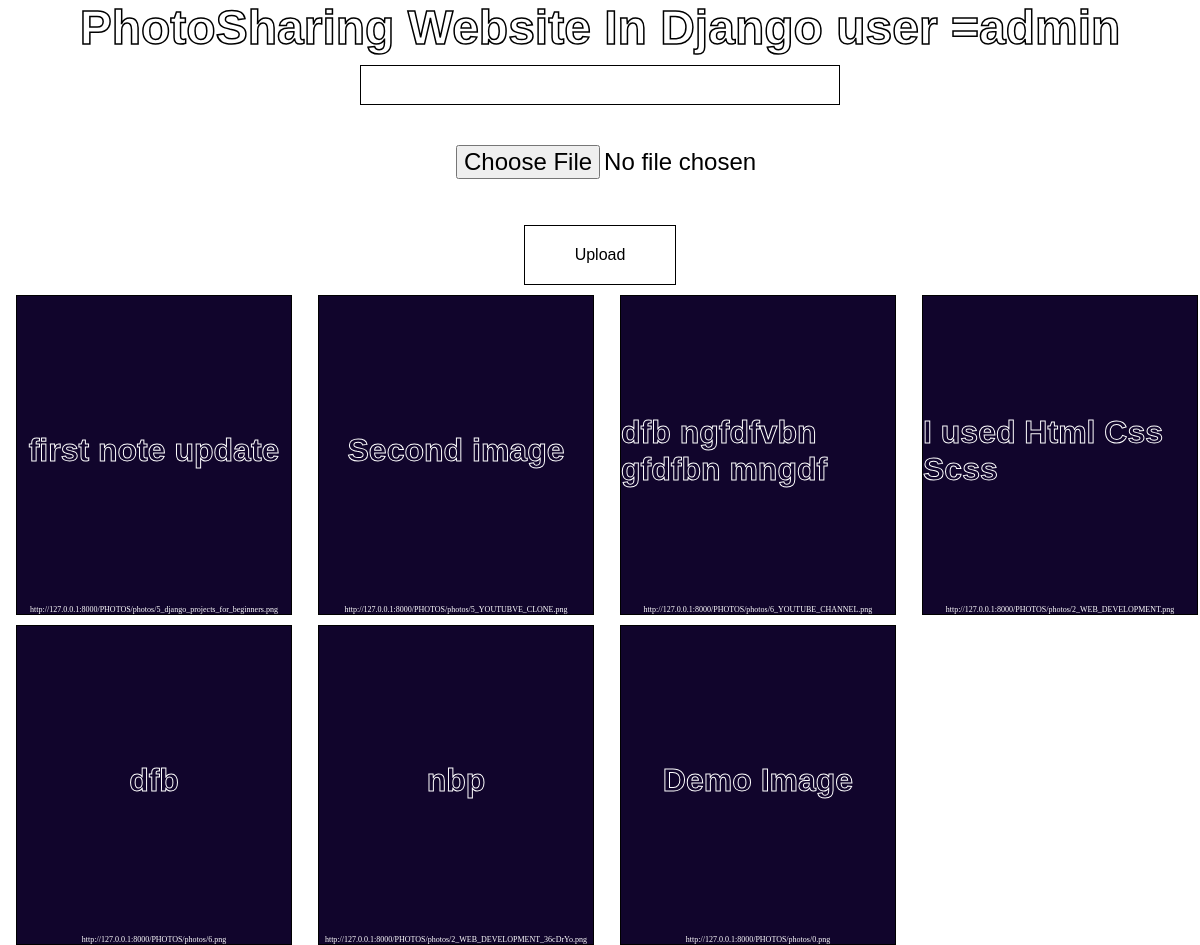
Screenshot of / (signed in) with the database file from the repository.
### photo/models.py (models this page shows)
class photos(models.Model):
    image = models.ImageField(upload_to="photos/")
    title = models.CharField(max_length=255)
    user = models.ForeignKey(User,on_delete=models.CASCADE)

### photo/views.py (the view)
# urls.py: path("",views.index,name="index"),
def index(request):
    if request.method == 'POST':
        file = request.FILES['file']
        title = request.POST['title']
        if file and title:
            file = photos.objects.create(image=file,title=title,user=request.user)
    Photos = photos.objects.filter(user=request.user)
    return render(request,'index.html',{'Photos':Photos})

### photo/templates/index.html (shortened to what this page needs)
<!DOCTYPE html>
{% load static %}
<html lang="en">
<head>
    <link rel="stylesheet" href="{% static './index.css' %}">
</head>
<body>
    <h1>PhotoSharing Website In Django user ={{user}}</h1>
    <form action="" method="POST" enctype='multipart/form-data'>
        <input type="text" name="title" id="text">
        <input type="file" name="file" id="file">
        <button type="submit">Upload</button>
    </form>
    <div class="container">
    {% for i in Photos %}
        <div class="img">
            <h3 class="title">{{i.title}}</h3>
            <a href="{{i.image.url}}">http://127.0.0.1:8000{{i.image.url}}</a>
        </div>
       {% endfor %}
    </div>
</body>
</html>

### photo/static/index.css (style rules this page uses)
* { margin: 0; padding: 0; box-sizing: border-box; }
body { overflow-x: hidden; background-color: #fff; }
h1 { text-align: center; font-family: Impact, Haettenschweiler, 'Arial Narrow Bold', sans-serif; font-weight: bolder; font-size: 3rem; color: #fff; -webkit-text-stroke: 1.5px #000; text-decoration: underline; text-decoration-color: #fff; }
form { width: 100vw; height:30vh; background-color: #fff; display: flex; flex-direction: column; align-items: center; justify-content: space-between; padding: 10px 0px; }
form input { color: #000; width: 30rem; height: 5vh; font-size: 1.5rem; }
form #text { border: 1px solid #000; font-family:monospace; padding: 10px 10px; }
form #file { margin-left: 12rem; }
button { background-color: rgba(0, 0, 0, 0); padding: 20px 50px; border: 1px solid black; font-size: 1rem; }
.container { width: 100vw; height: auto; display: grid; grid-template-columns: 1fr 1fr 1fr 1fr; grid-gap: 10px; padding-right: 30px; }
.container .img { width: 23vw; height: 40vh; background-color: #11052c; display: flex; flex-direction: column; align-items: center; justify-content: space-between; border: 1px solid #000; margin-left: 1rem; }
.container .img h3 { font-size: 2rem; font-family: Verdana, Geneva, Tahoma, sans-serif; color: #11052c; -webkit-text-stroke:1px #fff; }
.container .img a { text-decoration: none; color: #fff; font-size: 0.5rem; font-family:cursive; }

### rows the page displays
photos: title "first note update", image "/PHOTOS/photos/5_django_projects_for_beginners.png"
photos: title "Second image", image "/PHOTOS/photos/5_YOUTUBVE_CLONE.png"
photos: title "dfb ngfdfvbn gfdfbn mngdf", image "/PHOTOS/photos/6_YOUTUBE_CHANNEL.png"
photos: title "I used Html Css Scss", image "/PHOTOS/photos/2_WEB_DEVELOPMENT.png"
photos: title "dfb", image "/PHOTOS/photos/6.png"
photos: title "nbp", image "/PHOTOS/photos/2_WEB_DEVELOPMENT_36cDrYo.png"
photos: title "Demo Image", image "/PHOTOS/photos/0.png"

### other values shown
{{ user }} "admin"
